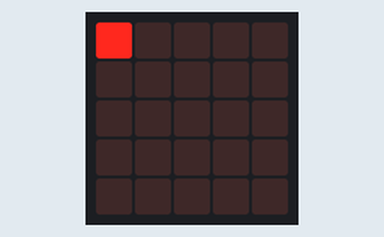
A program run on a simulated BBC micro:bit (MakeCode). Shown: the board's 5×5 LED display.

Above: at 0.1 s.
At 2.1 s:
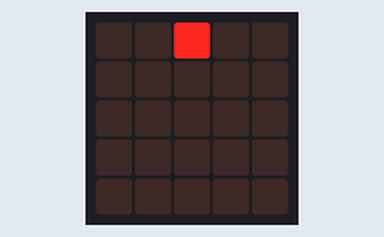
At 3.1 s:
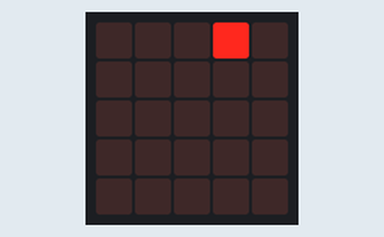
At 4.1 s:
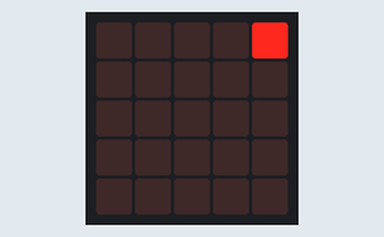
At 7.1 s:
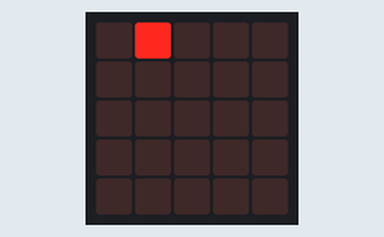

Measured:
- by itself, everything shown: repeats every 8.0 s, in 9 steps
- what the display in image 1 shows lasts 1.0 s, from 2.0 s to 3.0 s

The program:

main.ts
```typescript
let x = 0
let y = 0
basic.forever(function () {
    for (let index = 0; index < 4; index++) {
        led.plot(x, y)
        basic.pause(1000)
        led.unplot(x, y)
        x += 1
    }
    for (let index = 0; index < 4; index++) {
        led.plot(x, y)
        basic.pause(1000)
        led.unplot(x, y)
        x += -1
    }
})
```

test.ts
```typescript
// les tests vont ici ; cela ne sera pas compilé si ce paquet est utilisé en tant qu'extension.
```
